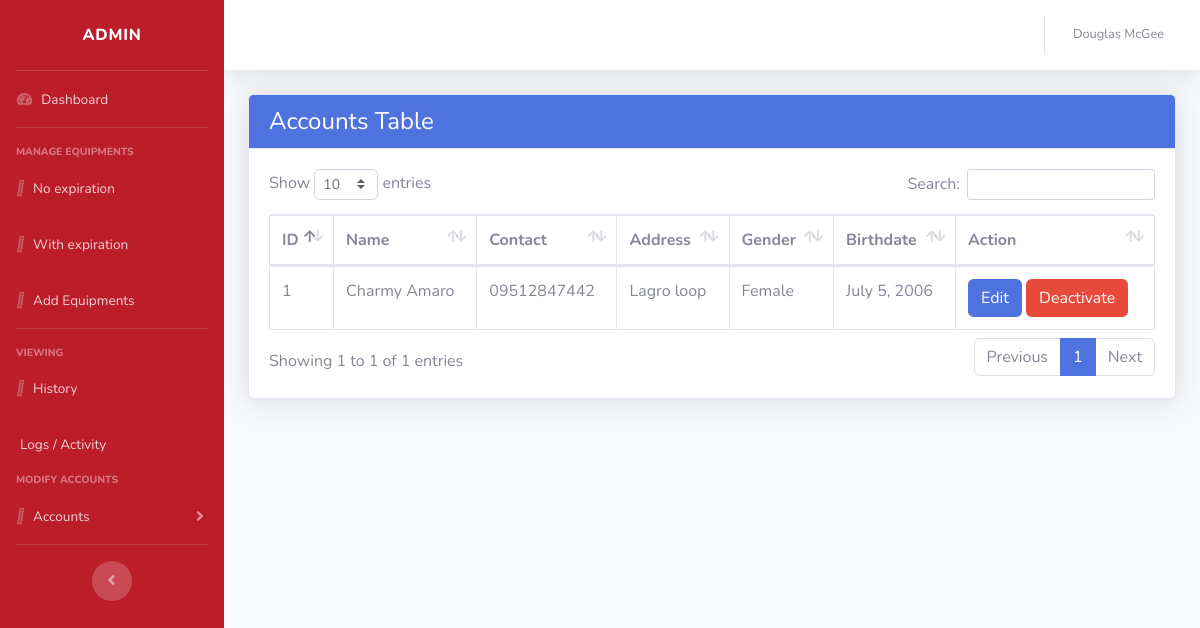
/components/customers.php (signed in), run on the app's committed database.
### tables this page shows
CREATE TABLE `tbl_account` (
  `account_id` int(11) NOT NULL,
  `acc_username` varchar(255) NOT NULL,
  `acc_password` varchar(255) NOT NULL,
  `date_added` date NOT NULL,
  `status_id` int(11) DEFAULT 1
);

CREATE TABLE `tbl_account_details` (
  `account_id` int(11) NOT NULL,
  `first_name` varchar(255) NOT NULL,
  `middle_name` varchar(255) DEFAULT NULL,
  `last_name` varchar(255) NOT NULL,
  `address` varchar(255) NOT NULL,
  `birthdate` date NOT NULL,
  `gender` varchar(50) NOT NULL,
  `contact` varchar(11) NOT NULL
);

### components/customers.php (the view, shortened to what this page needs)
<?php
require_once("../backend/config/config.php");
?>
<!DOCTYPE html>
<html lang="en">
  <head>
    <link href="../vendor/fontawesome-free/css/all.min.css" rel="stylesheet" type="text/css">
    <link href="../styles/sb-admin-2.min.css" rel="stylesheet">
    <link href="../vendor/datatables/dataTables.bootstrap4.min.css" rel="stylesheet">
  </head>
  <body class="page-top">
    <div id="wrapper">
        <?php include "sidebar.php"; ?>
        <div id="content-wrapper" class="d-flex flex-column">
            <div id="content">
                <?php include "navbar.php"; ?>
                <div class="container-fluid">
                    <div class="card shadow mb-4">
                        <div class="card-header bg-primary text-white">
                            <h4 class="mb-0">Accounts Table</h4>
                        </div>
                        <div class="card-body">
                            <div class="table-responsive">
                                <table class="table table-bordered" id="dataTable" width="100%" cellspacing="0">
                                    <thead>
                                        <tr>
                                            <th>ID</th>
                                            <th>Name</th>
                                            <th>Contact</th>
                                            <th>Address</th>
                                            <th>Gender</th>
                                            <th>Birthdate</th>
                                            <th>Action</th>
                                        </tr>
                                    </thead>
                                    <tbody>
                                        <?php
                                            $query = "SELECT ta.account_id, CONCAT(tc.first_name, ' ', tc.middle_name, ' ', tc.last_name) AS full_name, tc.contact, tc.address, tc.first_name, tc.middle_name, tc.last_name, tc.gender, tc.birthdate FROM tbl_account ta INNER JOIN tbl_account_details tc ON tc.account_id = ta.account_id
                                            WHERE ta.status_id = 1;";
                                            $stmt = $conn->prepare($query);
                                            $stmt->execute();
                                            $result = $stmt->get_result();
                                            while ($data = $result->fetch_assoc()) {
                                                $formatted_date = date("F j, Y", strtotime($data["birthdate"]));
                                        ?>
                                        <tr>
                                            <td><?php echo $data['account_id'];?></td>
                                            <td><?php echo $data['full_name'];?></td>
                                            <td><?php echo $data['contact'];?></td>
                                            <td><?php echo $data['address'];?></td>
                                            <td><?php echo $data["gender"]; ?></td>
                                            <td><?php echo $formatted_date; ?></td>
                                            <td>
                                                <button type="button" class="btn btn-primary" id="<?php echo $data["account_id"] ?>"
                                                data-bs-toggle="modal" data-bs-target="#accountDetails<?php echo $data["account_id"] ?>"
                                                data-bs-whatever="@getbootstrap">
                                                   Edit
                                                </button>
                                                <button type="button" class="btn btn-danger deactivateResBtn" id="<?php echo $data["account_id"] ?>" >
                                                Deactivate
                                                </button>
                                            </td>
                                        </tr>
                                        <?php
                                            }
                                        ?>
                                        </tbody>
                                </table>
                            </div>
                        </div>
                    </div>
                </div>
            </div>
        </div>
    </div>
  </body>
</html>

### data on the page
tbl_account: account_id "1", full_name "Charmy Amaro", tbl_account_details.contact "09512847442", tbl_account_details.address "Lagro loop", tbl_account_details.gender "Female", tbl_account_details.birthdate "July 5, 2006"
